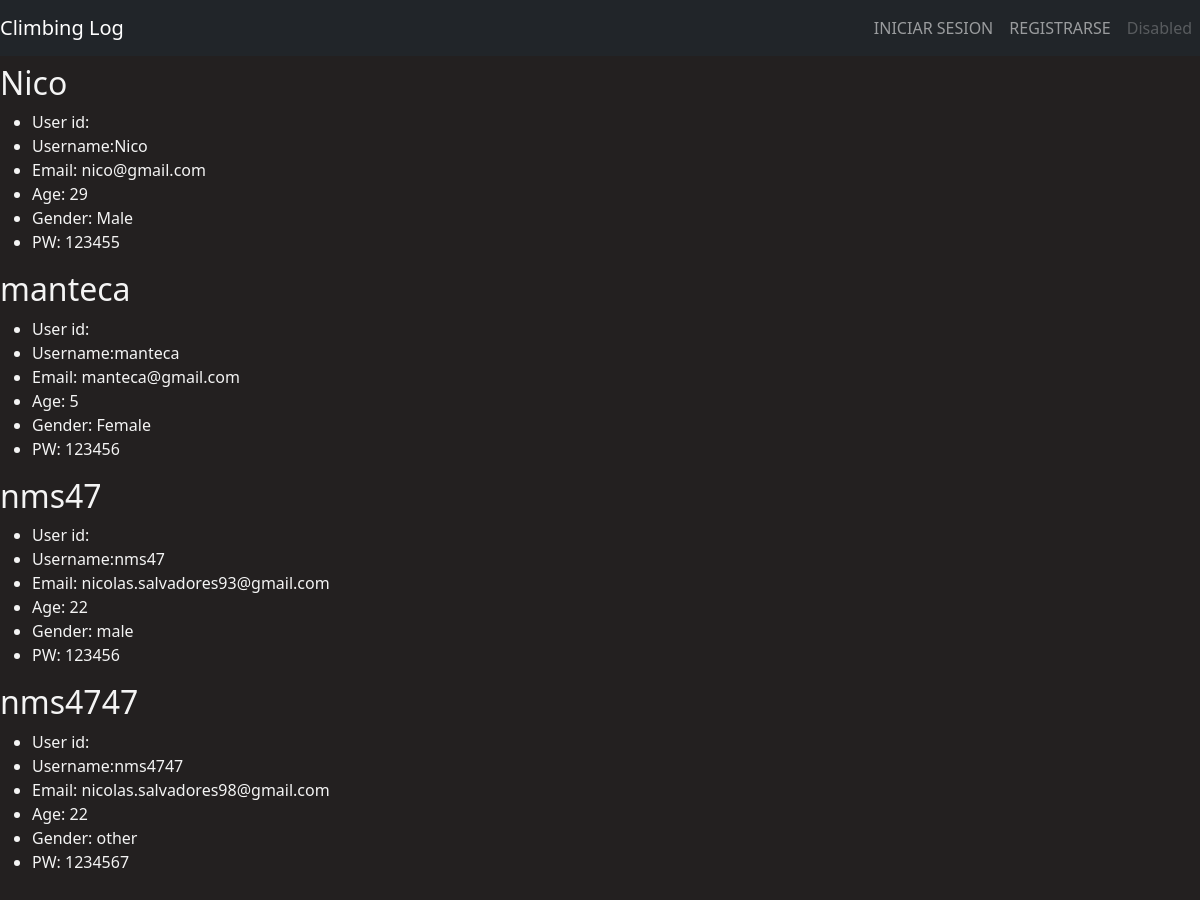
The app's page /users, older data.
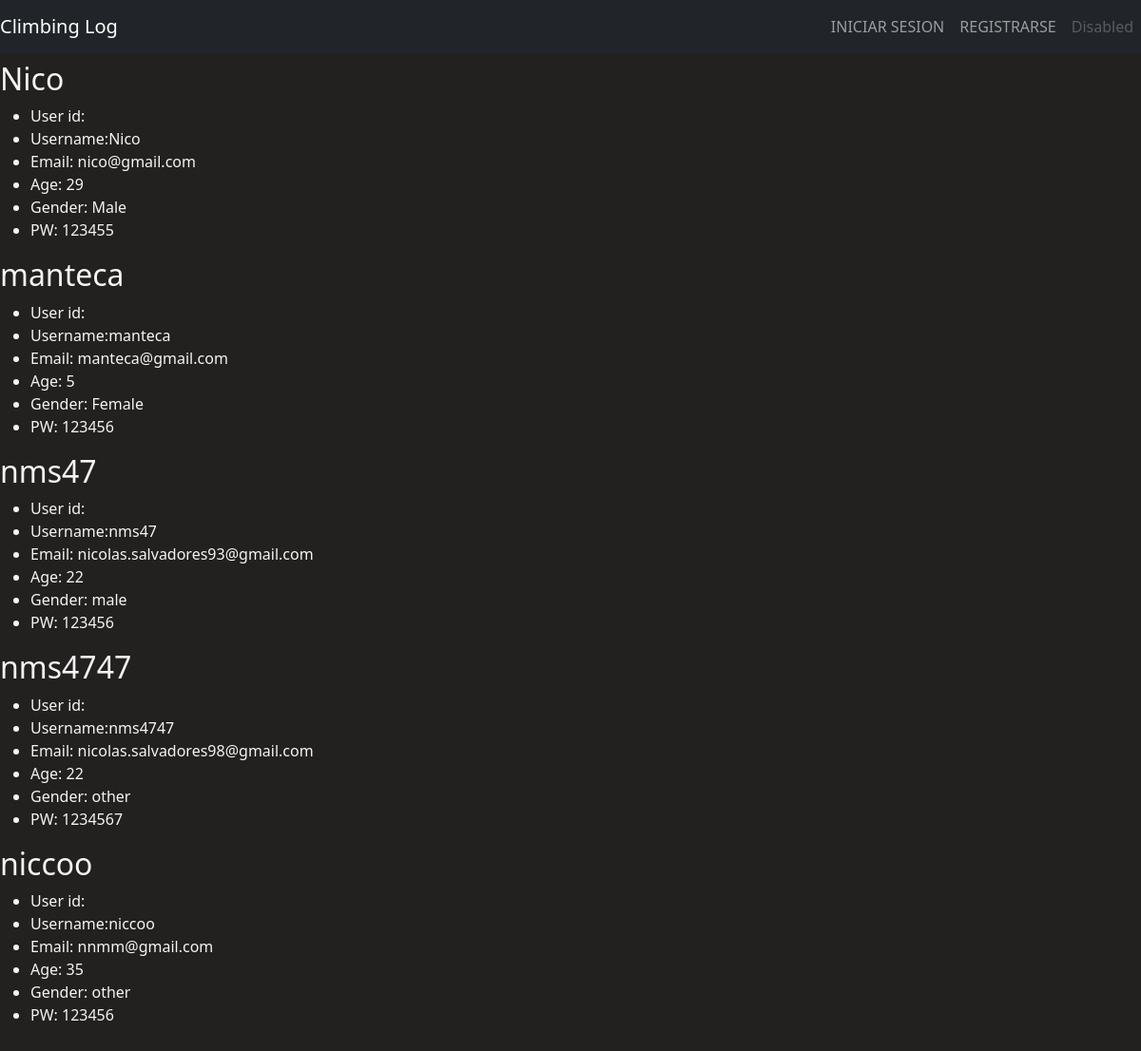
The same page, newer data.
### climb_log_webapp/models.py (models this page shows, shortened)
class Users(models.Model):
    id = models.AutoField(primary_key=True, unique=True)
    username = models.CharField(max_length=20, unique=True)
    email = models.EmailField(max_length=30, unique=True, validators=[EmailValidator])
    age = models.PositiveSmallIntegerField(validators=[MinValueValidator(3) ,MaxValueValidator(100)])
    gender = models.CharField(max_length=10, choices=GENDERS)
    user_pw = models.CharField(max_length=100, validators=[MinLengthValidator(6)])
    creation_date = models.DateTimeField(auto_now=True)

### climb_log_webapp/views.py (the view)
# urls.py: path('users',views.users, name='users'),
def users(request):
    users = Users.objects.all()
    return render(request, 'climb_log_webapp_ES/users.html', {'users':users})

### climb_log_webapp/templates/climb_log_webapp_ES/users.html (shortened to what this page needs)
{% extends 'climb_log_webapp_ES/base.html' %}
{%load static%}
{%block css_files%}
<link rel="stylesheet" href="{% static 'climb_log_webapp/styles.css' %}">
{%endblock%}
{%block content%}
<main>
    {%for user in users%}
    <h2>{{user.username}} </h2>
    <ul>
        <li>User id:{{user.user_id}}</li>
        <li>Username:{{user.username}}</li>
        <li>Email: {{user.email}}</li>
        <li>Age: {{user.age}}</li>
        <li>Gender: {{user.gender}}</li>
        <li>PW: {{user.user_pw}}</li>
    </ul>
    {%endfor%}
</main>
{%endblock%}

Row changes from the older to the newer data that the page shows:
added Users: username "niccoo", email "nnmm@gmail.com", age "35", gender "other", user_pw "123456"
